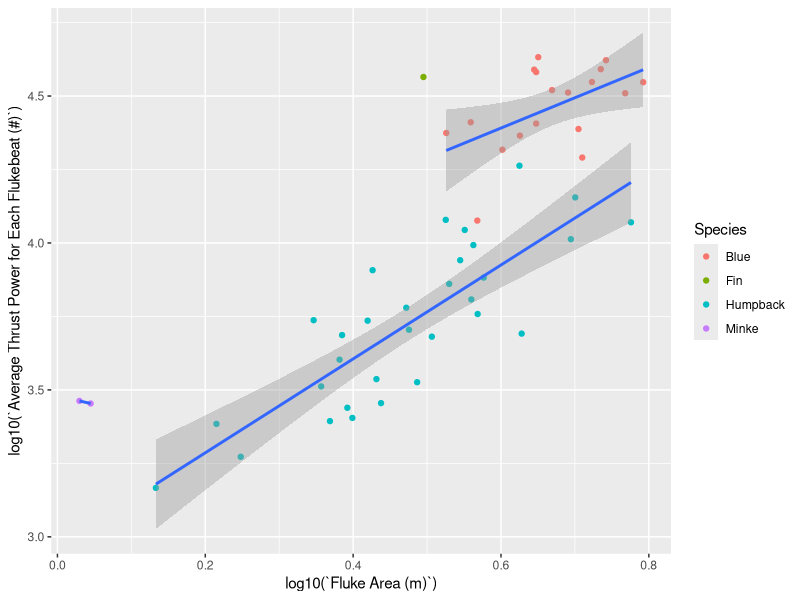
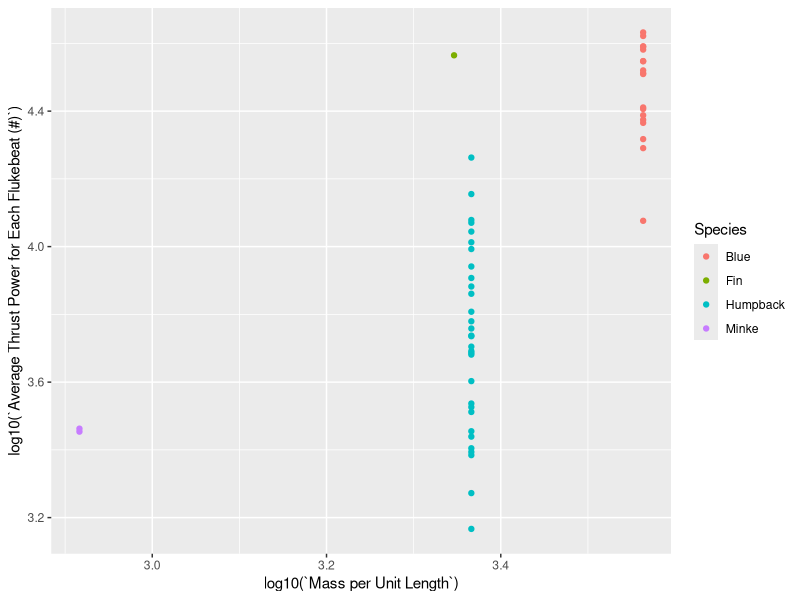
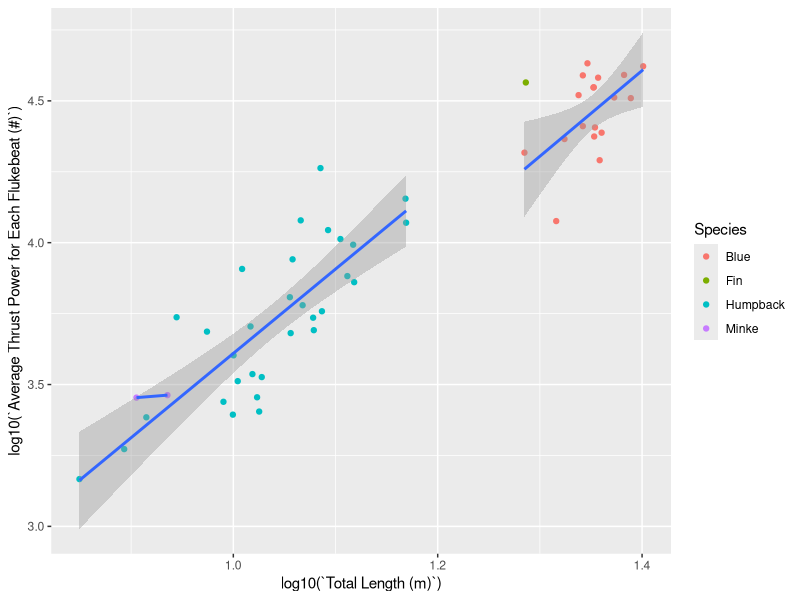
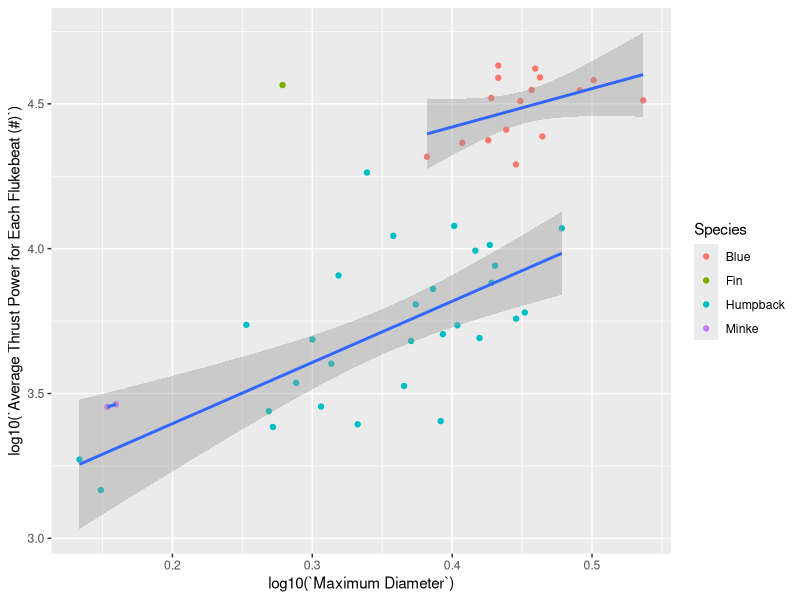
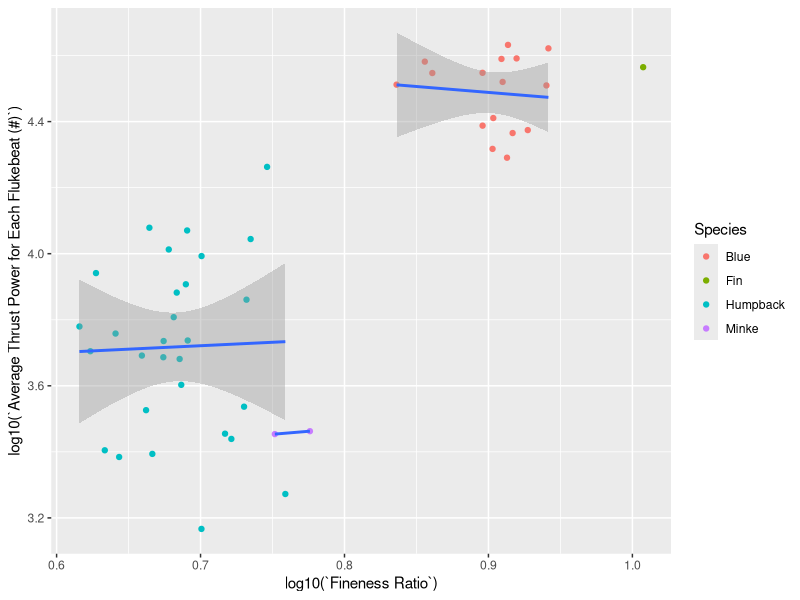
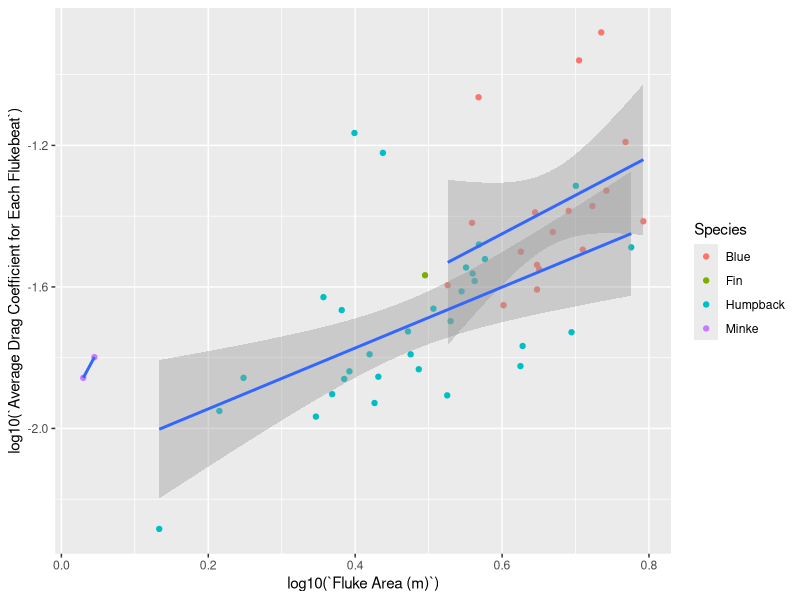
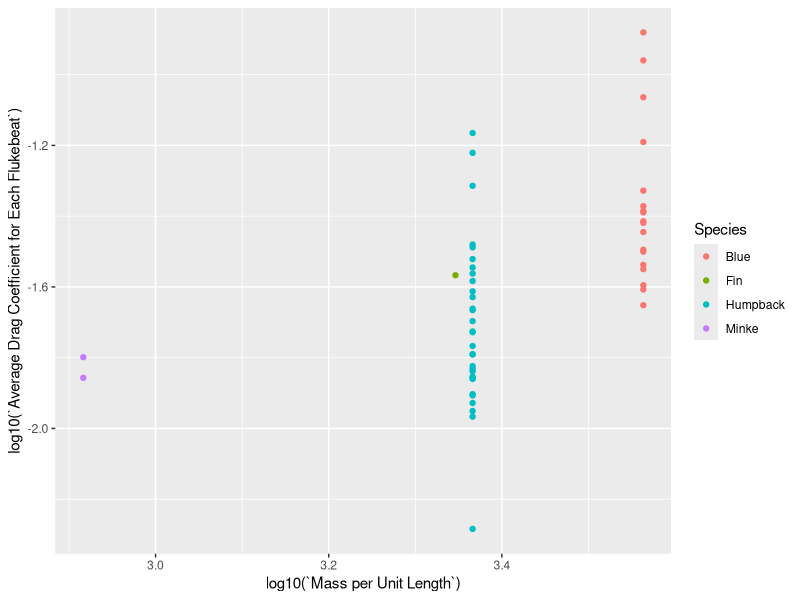
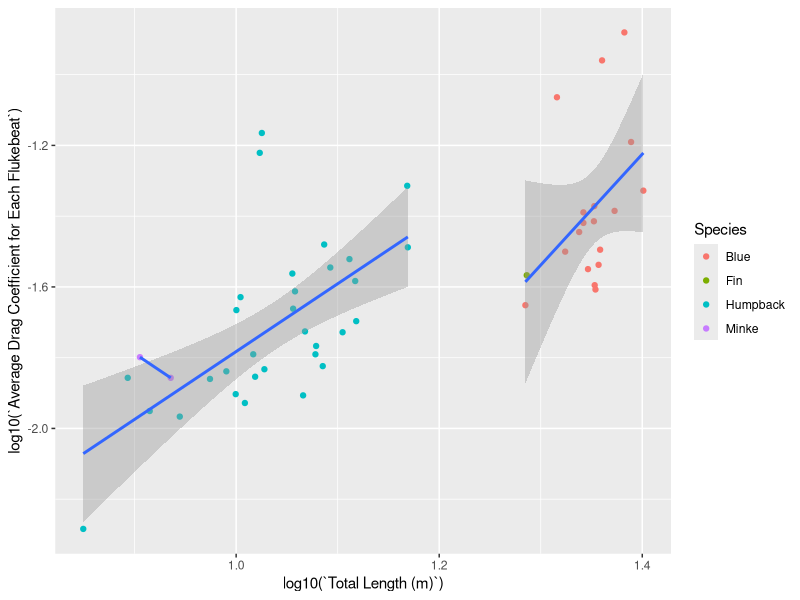

The R script that drew these images, in order:
####################
# Hayden's Figures
####################

#load packages----
library(tidyverse)
library(readxl)

#https://github.com/rstudio/cheatsheets/blob/master/data-visualization-2.1.pdf
#good site ggplot guides

# importing data----
d_master <- read_excel("Data Sheet with Fluke Area and Chord Length.xlsx")
d_matlab <-  read_excel("Good R MATLAB.xlsx")
# joining data frames
d_full <- left_join(d_master, d_matlab, by = c("ID #","Species", "Whale")) #ID 15 Fin Whale is not loading (NA)





##############
# Thrust Figures
##############

# Figure Thrust vs. Fluke Area 
PtvFA <- ggplot(data = d_full, aes(log10(`Fluke Area (m)`), log10(`Average Thrust Power for Each Flukebeat (#)`) )) +
  geom_point(aes(color = Species)) +
  geom_smooth(aes(group = Species), method = 'lm')
PtvFA

# Figure Thrust vs. Mass per Unit Length 
PtvMpUL <- ggplot(data = d_full, aes(log10(`Mass per Unit Length`), log10(`Average Thrust Power for Each Flukebeat (#)`) )) +
  geom_point(aes(color = Species)) +
  geom_smooth(aes(group = Species), method = 'lm')
PtvMpUL


# Figure Thrust vs. Total Length
PtvTL <- ggplot(data = d_full, aes(log10(`Total Length (m)`), log10(`Average Thrust Power for Each Flukebeat (#)`))) +
  geom_point(aes(color = Species)) + 
  geom_smooth(aes(group = Species), method = 'lm')
PtvTL

# Figure Thrust vs. Maximum Diameter 
PtvMD <- ggplot(data = d_full, aes(log10(`Maximum Diameter`), log10(`Average Thrust Power for Each Flukebeat (#)`))) +
  geom_point(aes(color = Species)) + 
  geom_smooth(aes(group = Species), method = 'lm')
PtvMD

# Figure Thrust vs. Fineness Ratio
PtvFR <- ggplot(data = d_full, aes(log10(`Fineness Ratio`), log10(`Average Thrust Power for Each Flukebeat (#)`))) +
  geom_point(aes(color = Species)) + 
  geom_smooth(aes(group = Species), method = 'lm')
PtvFR

##############
# Drag Figures
##############

# Figure Drag Coefficient vs. FLuke Area 
CdvFA <- ggplot(data = d_full, aes(log10(`Fluke Area (m)`), log10(`Average Drag Coefficient for Each Flukebeat`))) +
  geom_point(aes(color = Species)) + 
  geom_smooth(aes(group = Species), method = 'lm')
CdvFA

# Figure Drag Coefficient vs. Mass per Unit Length
CdvMpUL <- ggplot(data = d_full, aes(log10(`Mass per Unit Length`), log10(`Average Drag Coefficient for Each Flukebeat`))) +
  geom_point(aes(color = Species)) + 
  geom_smooth(aes(group = Species), method = 'lm')
CdvMpUL

# Figure Drag Coefficient vs. Total Length
CdvTL <- ggplot(data = d_full, aes(log10(`Total Length (m)`), log10(`Average Drag Coefficient for Each Flukebeat`))) +
  geom_point(aes(color = Species)) + 
  geom_smooth(aes(group = Species), method = 'lm')
CdvTL

# Figure Drag Coefficient vs. Maximum Diameter
CdvMD <- ggplot(data = d_full, aes(log10(`Maximum Diameter`), log10(`Average Drag Coefficient for Each Flukebeat`))) +
  geom_point(aes(color = Species)) + 
  geom_smooth(aes(group = Species), method = 'lm')
CdvMD

# Figure Drag Coefficient vs. Fineness Ratio
CdvFR <- ggplot(data = d_full, aes(log10(`Fineness Ratio`), log10(`Average Drag Coefficient for Each Flukebeat`))) +
  geom_point(aes(color = Species)) + 
  geom_smooth(aes(group = Species), method = 'lm')
CdvFR

##############
# Fineness Ratio Figures
##############

# Figure Fineness Ratio vs. Fluke Area
FRvFA <- ggplot(data = d_full, aes(log10(`Fluke Area (m)`), log10(`Fineness Ratio`))) +
  geom_point(aes(color = Species)) + 
  geom_smooth(aes(group = Species), method = 'lm')
FRvFA

# Figure Fineness Ratio vs. Mass per Unit Length 
FRvMpUL <- ggplot(data = d_full, aes(log10(`Mass per Unit Length`), log10(`Fineness Ratio`))) +
  geom_point(aes(color = Species)) + 
  geom_smooth(aes(group = Species), method = 'lm')
FRvMpUL 

# Figure Fineness Ratio vs. Total Length 
FRvTL <- ggplot(data = d_full, aes(log10(`Total Length (m)`), log10(`Fineness Ratio`))) +
  geom_point(aes(color = Species)) + 
  geom_smooth(aes(group = Species), method = 'lm')
FRvTL

# Figure Fineness Ratio vs. Maximum Diameter 
FRvTL <- ggplot(data = d_full, aes(log10(`Maximum Diameter`), log10(`Fineness Ratio`))) +
  geom_point(aes(color = Species)) + 
  geom_smooth(aes(group = Species), method = 'lm')
FRvTL

##############
# Efficiency Figures
##############

# Figure Efficiency vs. Fluke Area
EvFA <- ggplot(data = d_full, aes(log10(`Fluke Area (m)`), log10(`Average Individual Efficiency`))) +
  geom_point(aes(color = Species)) + 
  geom_smooth(aes(group = Species), method = 'lm')
EvFA

# Figure Efficiency vs. Mass per Unit Length
EvMpUL <- ggplot(data = d_full, aes(log10(`Mass per Unit Length`), log10(`Average Individual Efficiency`))) +
  geom_point(aes(color = Species)) + 
  geom_smooth(aes(group = Species), method = 'lm')
EvMpUL

# Figure Efficiency vs. Total Length
EvTL <- ggplot(data = d_full, aes(log10(`Total Length (m)`), log10(`Average Individual Efficiency`))) +
  geom_point(aes(color = Species)) + 
  geom_smooth(aes(group = Species), method = 'lm')
EvTL

# Figure Efficiency vs. Maximum Diameter 
EvMD <- ggplot(data = d_full, aes(log10(`Maximum Diameter`), log10(`Average Individual Efficiency`))) +
  geom_point(aes(color = Species)) + 
  geom_smooth(aes(group = Species), method = 'lm')
EvMD

# Figure Efficieny vs. Fineness Ratio
EvFR <- ggplot(data = d_full, aes(log10(`Fineness Ratio`), log10(`Average Individual Efficiency`))) +
  geom_point(aes(color = Species)) +
  geom_smooth(aes(group = Species), method = 'lm')
EvFR